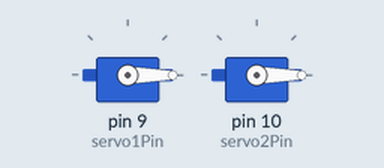
Recording of a sketch running on a simulated Arduino Uno, built with avr-gcc and run on an emulated ATmega328P. Shown: 2 × servo. What the sketch prints to the serial monitor is not drawn.

Above: at 0.1 s.
Timing chart, 0 to 40.0 s (numbered marks = the images above):
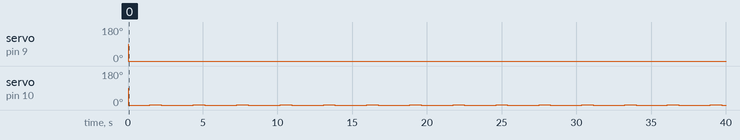

The sketch:

2-DOF_Final.ino
```cpp
#include <Servo.h>
int i ;
int j ;
#include <math.h>

Servo servo1 ;
Servo servo2 ;

int caltime = 10 ;

int servo1Pin = 9 ;
int servo2Pin = 10 ;

float theta1; //to find
float theta2;

float l1 = 7.5 ;
float l2 = 7.5 ;//cm

float X[225] = { 0.50 , 1.50 , 2.50 , 3.50 , 4.50 , 5.50 , 6.50 , 7.50 , 8.50 , 9.50 , 10.50 , 11.50 , 12.50 , 13.50 , 14.50 , 15.50 , 16.50 , 17.50 , 18.50 , 19.50 , 20.50 , 21.50 , 22.50 , 23.50 , 24.50 , 25.50 , 26.50 , 27.50 , 28.50 , 29.50 , 30.50 , 31.50 , 32.50 , 33.50 , 34.50 , 35.50 , 36.50 , 37.50 , 38.50 , 39.50 , 40.50 , 41.50 , 42.50 , 43.50 , 44.50 , 45.50 , 46.50 , 47.50 , 48.50 , 49.50 , 50.50 , 51.50 , 52.50 , 53.50 , 54.50 , 55.50 , 56.50 , 57.50 , 58.50 , 59.50 , 60.50 , 61.50 , 62.50 , 63.50 , 64.50 , 65.50 , 66.50 , 67.50 , 68.50 , 69.50 , 70.50 , 71.50 , 72.50 , 73.50 , 74.50 , 75.50 , 76.50 , 77.50 , 78.50 , 79.50 , 80.50 , 81.50 , 82.50 , 83.50 , 84.50 , 85.50 , 86.50 , 87.50 , 88.50 , 89.50 , 90.50 , 91.50 , 92.50 , 93.50 , 94.50 , 95.50 , 96.50 , 97.50 , 98.50 , 99.50 , 100.50 , 101.50 , 102.50 , 103.50 , 104.50 , 105.50 , 106.50 , 107.50 , 108.50 , 109.50 , 110.50 , 111.50 , 112.50 , 113.50 , 114.50 , 115.50 , 116.50 , 117.50 , 118.50 , 119.50 , 120.50 , 121.50 , 122.50 , 123.50 , 124.50 , 125.50 , 126.50 , 127.50 , 128.50 , 129.50 , 130.50 , 131.50 , 132.50 , 133.50 , 134.50 , 135.50 , 136.50 , 137.50 , 138.50 , 139.50 , 140.50 , 141.50 , 142.50 , 143.50 , 144.50 , 145.50 , 146.50 , 147.50 , 148.50 , 149.50 , 150.50 , 151.50 , 152.50 , 153.50 , 154.50 , 155.50 , 156.50 , 157.50 , 158.50 , 159.50 , 160.50 , 161.50 , 162.50 , 163.50 , 164.50 , 165.50 , 166.50 , 167.50 , 168.50 , 169.50 , 170.50 , 171.50 , 172.50 , 173.50 , 174.50 , 175.50 , 176.50 , 177.50 , 178.50 , 179.50 , 180.50 , 181.50 , 182.50 , 183.50 , 184.50 , 185.50 , 186.50 , 187.50 , 188.50 , 189.50 , 190.50 , 191.50 , 192.50 , 193.50 , 194.50 , 195.50 , 196.50 , 197.50 , 198.50 , 199.50 , 200.50 , 201.50 , 202.50 , 203.50 , 204.50 , 205.50 , 206.50 , 207.50 , 208.50 , 209.50 , 210.50 , 211.50 , 212.50 , 213.50 , 214.50 , 215.50 , 216.50 , 217.50 , 218.50 , 219.50 , 220.50 , 221.50 , 222.50 , 223.50 , 224.50 };
float Y[225] = { 0.50 , 1.50 , 2.50 , 3.50 , 4.50 , 5.50 , 6.50 , 7.50 , 8.50 , 9.50 , 10.50 , 11.50 , 12.50 , 13.50 , 14.50 , 15.50 , 16.50 , 17.50 , 18.50 , 19.50 , 20.50 , 21.50 , 22.50 , 23.50 , 24.50 , 25.50 , 26.50 , 27.50 , 28.50 , 29.50 , 30.50 , 31.50 , 32.50 , 33.50 , 34.50 , 35.50 , 36.50 , 37.50 , 38.50 , 39.50 , 40.50 , 41.50 , 42.50 , 43.50 , 44.50 , 45.50 , 46.50 , 47.50 , 48.50 , 49.50 , 50.50 , 51.50 , 52.50 , 53.50 , 54.50 , 55.50 , 56.50 , 57.50 , 58.50 , 59.50 , 60.50 , 61.50 , 62.50 , 63.50 , 64.50 , 65.50 , 66.50 , 67.50 , 68.50 , 69.50 , 70.50 , 71.50 , 72.50 , 73.50 , 74.50 , 75.50 , 76.50 , 77.50 , 78.50 , 79.50 , 80.50 , 81.50 , 82.50 , 83.50 , 84.50 , 85.50 , 86.50 , 87.50 , 88.50 , 89.50 , 90.50 , 91.50 , 92.50 , 93.50 , 94.50 , 95.50 , 96.50 , 97.50 , 98.50 , 99.50 , 100.50 , 101.50 , 102.50 , 103.50 , 104.50 , 105.50 , 106.50 , 107.50 , 108.50 , 109.50 , 110.50 , 111.50 , 112.50 , 113.50 , 114.50 , 115.50 , 116.50 , 117.50 , 118.50 , 119.50 , 120.50 , 121.50 , 122.50 , 123.50 , 124.50 , 125.50 , 126.50 , 127.50 , 128.50 , 129.50 , 130.50 , 131.50 , 132.50 , 133.50 , 134.50 , 135.50 , 136.50 , 137.50 , 138.50 , 139.50 , 140.50 , 141.50 , 142.50 , 143.50 , 144.50 , 145.50 , 146.50 , 147.50 , 148.50 , 149.50 , 150.50 , 151.50 , 152.50 , 153.50 , 154.50 , 155.50 , 156.50 , 157.50 , 158.50 , 159.50 , 160.50 , 161.50 , 162.50 , 163.50 , 164.50 , 165.50 , 166.50 , 167.50 , 168.50 , 169.50 , 170.50 , 171.50 , 172.50 , 173.50 , 174.50 , 175.50 , 176.50 , 177.50 , 178.50 , 179.50 , 180.50 , 181.50 , 182.50 , 183.50 , 184.50 , 185.50 , 186.50 , 187.50 , 188.50 , 189.50 , 190.50 , 191.50 , 192.50 , 193.50 , 194.50 , 195.50 , 196.50 , 197.50 , 198.50 , 199.50 , 200.50 , 201.50 , 202.50 , 203.50 , 204.50 , 205.50 , 206.50 , 207.50 , 208.50 , 209.50 , 210.50 , 211.50 , 212.50 , 213.50 , 214.50 , 215.50 , 216.50 , 217.50 , 218.50 , 219.50 , 220.50 , 221.50 , 222.50 , 223.50 , 224.50 };//what we have


void setup() {
  // put your setup code here, to run once:
  Serial.begin(9600);

  servo1.attach(servo1Pin);
  servo2.attach(servo2Pin);

  servo1.write(90);
  servo2.write(90);

  delay(caltime);

}

void loop() {
  // put your main code here, to run repeatedly:
  for (i = 0 ; i <= 224 ; i++)
  {
    for (j = 0 ; j <= 224 ; j++)
    {
      float costheta2 = (X[j] + Y[i] - pow(l1,2) - pow(l2,2)) / (2*l1*l2) ;
      float sintheta2 = sqrt(1 - pow(costheta2,2) ) ;
      float tantheta2 = sintheta2/costheta2 ;
      theta2 = atan(tantheta2) ;
      theta1 = atan2(Y[i] , X[j]) - atan2(l2*sintheta2 , l1 + l2*costheta2);

      Serial.print(theta1) ;
      Serial.print(",");
      Serial.println(theta2);

      servo1.write(theta1);
      servo2.write(theta2);

      delay(caltime);
    }
  }
}
```

Measured:
- by itself, servo on pin 9 (servo1Pin): 90° → 0° at 0.01 s
- by itself, servo on pin 10 (servo2Pin): repeats every 2.9 s: 1° 0.76 s, 0° 2.1 s
